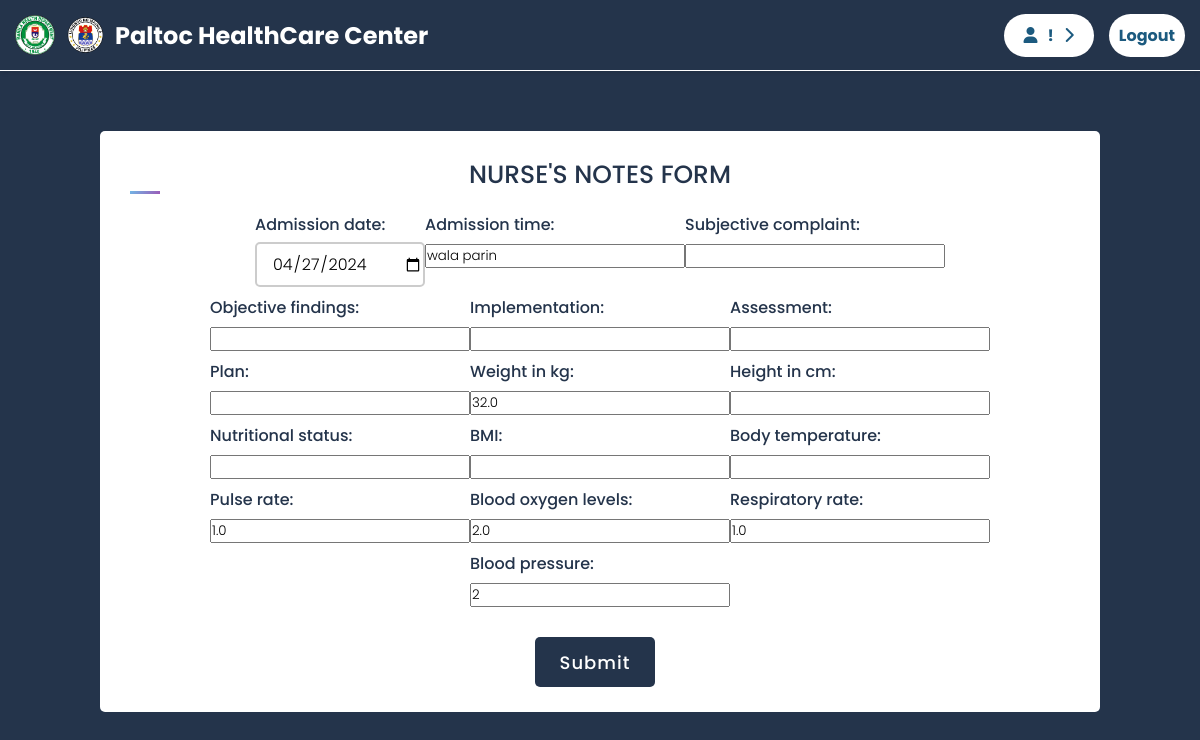
/add_nurse_notes/1/ (signed in), run on the app's committed database.
### base/models.py (models this page shows)
class NurseNotes(models.Model):
    user = models.ForeignKey(User, on_delete=models.CASCADE)
    admission_date = models.DateField(blank=True, null=True, default=timezone.now)
    admission_time = models.CharField(max_length=50, blank=True)
    subjective_complaint = models.CharField(max_length=100, blank=True)
    objective_findings = models.CharField(max_length=100, blank=True)
    implementation = models.CharField(max_length=100, blank=True)
    assessment = models.CharField(max_length=100, blank=True)
    plan = models.CharField(max_length=100, blank=True)
    filled_datetime = models.DateTimeField(default=timezone.now)
    filled_by = models.ForeignKey(User, related_name='filled_nurse_notes', on_delete=models.SET_NULL, null=True)

class VitalSigns(models.Model):
    user = models.ForeignKey(User, on_delete=models.CASCADE)
    weight_in_kg = models.FloatField(blank=True, null=True)
    height_in_cm = models.FloatField(blank=True, null=True)
    nutritional_status = models.CharField(max_length=100, blank=True, null=True)
    BMI = models.FloatField(blank=True, null=True)
    body_temperature = models.FloatField(blank=True, null=True)
    pulse_rate = models.FloatField(blank=True, null=True)
    blood_oxygen_levels = models.FloatField(blank=True, null=True)
    respiratory_rate = models.FloatField(blank=True, null=True)
    blood_pressure = models.CharField(max_length=100, blank=True, null=True)
    filled_by = models.ForeignKey(User, related_name='filled_vital_signs', on_delete=models.SET_NULL, null=True)

### base/views.py (the view, shortened to what this page needs)
# urls.py: path('add_nurse_notes/<int:form_id>/', views.add_nurse_notes, name='add_nurse_notes'),
@staff_login_required
def add_nurse_notes(request, form_id):
    form_instance = get_object_or_404(Form, pk=form_id)
    if NurseNotes.objects.filter(id=form_id).exists():
        existing_notes = get_object_or_404(NurseNotes, id=form_id)
        existing_vital_signs = get_object_or_404(VitalSigns, id=form_id)
        nurse_notes_form = NurseNotesForm(request.POST or None, instance=existing_notes)
        vital_signs_form = VitalSignsForm(request.POST or None, instance=existing_vital_signs)
    else:
        nurse_notes_form = NurseNotesForm(request.POST or None)
        vital_signs_form = VitalSignsForm(request.POST or None)
    return render(request, 'base/staff-section/add_nurse_notes.html', {'nurse_notes_form': nurse_notes_form, 'vital_signs_form': vital_signs_form})

### base/forms.py
class NurseNotesForm(forms.ModelForm):
    class Meta:
        model = NurseNotes
        fields = '__all__'
        exclude = ['user', 'filled_datetime', 'filled_by']
        widgets = {
            'admission_date': DateInput(),
        }

class VitalSignsForm(forms.ModelForm):
    class Meta:
        model = VitalSigns
        fields = '__all__'
        exclude = ['user', 'filled_by']

### base/views.py (called while the page is built)
def staff_login_required(view_func):
    @wraps(view_func)
    def wrapper(request, *args, **kwargs):
        if not request.user.is_authenticated:
            return redirect('home')
        elif not request.user.is_staff:
            return redirect('home')
        else:
            return view_func(request, *args, **kwargs)
    return wrapper

### base/templates/base/staff-section/add_nurse_notes.html (shortened to what this page needs)
{% include 'main.html' %}
{% block content %}
{% load static %}
<link rel="stylesheet" href="{% static 'styles/patient/adult_form.css' %}">
<body>
    <div class="container">
        <div class="title">NURSE'S NOTES FORM</div>
        <form method="POST">
            <div class="user-details">
                {{ nurse_notes_form.as_p }}
                {{ vital_signs_form.as_p }}
            </div>
            <div class="button">
                <input type="submit" value="Submit">
            </div>
        </form>
    </div>
</body>
{% endblock content %}

### static/styles/patient/adult_form.css (style rules this page uses)
* { margin: 0; padding: 0; box-sizing: border-box; font-family: "Poppins", sans-serif; font-weight: 380; }
body { display: flex; flex-direction: column; align-items: center; background: #24344B; overflow: auto; }
.container { max-width: 1000px; width: 100%; background: white; padding: 25px 30px; border-radius: 5px; margin-top: 60px; justify-content: center; align-items: center; }
.container .title { font-size: 25px; font-weight: 500; position: relative; color: #24344B; margin-bottom: 10px; text-align: center; }
.container .title::before { content: ""; position: absolute; background: linear-gradient(135deg, #71b7e6, #9b59b6); height: 3px; width: 30px; bottom: 0%; left: 0%; }
.user-details { display: flex; flex-wrap: wrap; justify-content: space-between; margin-bottom: 10px; justify-content: center; }
.input-box input, input[type="date"], select { height: 45px; width: 100%; text-align: left; outline: none; border-radius: 5px; border: 2px solid #ccc; padding-left: 15px; font-size: 16px; transition: all 0.3 ease; }
.user-details label { font-weight: 500; margin-bottom: 5px; display: block; color: #24344B; margin-top: 8px; }
.button { margin-top: 30px; margin-right: 10px; justify-content: center ; display: flex; }
.button input { height: 50px; width: 120px; outline: none; color: white; border: none; font-size: 18px; font-weight: 500; letter-spacing: 1px; border-radius: 5px; background: #24344B; cursor: pointer; justify-content: center; }

### data on the page
NurseNotes: admission_date "04/27/2024", admission_time "wala parin"
VitalSigns: weight_in_kg "32.0", pulse_rate "1.0", blood_oxygen_levels "2.0", respiratory_rate "1.0", blood_pressure "2"
